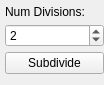
                         <widget class="QWidget" name="page_13">
                          <property name="geometry">
                           <rect>
                            <x>0</x>
                            <y>0</y>
                            <width>104</width>
                            <height>85</height>
                           </rect>
                          </property>
                          <attribute name="label">
                           <string>Densify</string>
                          </attribute>
                          <attribute name="toolTip">
                           <string>Densify (Global)</string>
                          </attribute>
                          <layout class="QVBoxLayout" name="verticalLayout_21">
                           <property name="spacing">
                            <number>5</number>
                           </property>
                           <property name="leftMargin">
                            <number>5</number>
                           </property>
                           <property name="topMargin">
                            <number>5</number>
                           </property>
                           <property name="rightMargin">
                            <number>0</number>
                           </property>
                           <property name="bottomMargin">
                            <number>5</number>
                           </property>
                           <item>
                            <widget class="QLabel" name="label_12">
                             <property name="text">
                              <string>Num Divisions:</string>
                             </property>
                            </widget>
                           </item>
                           <item>
                            <widget class="QSpinBox" name="sbDensifyDivisionsG">
                             <property name="minimum">
                              <number>1</number>
                             </property>
                             <property name="maximum">
                              <number>20</number>
                             </property>
                             <property name="value">
                              <number>2</number>
                             </property>
                            </widget>
                           </item>
                           <item>
                            <widget class="QPushButton" name="btnDensifyG">
                             <property name="text">
                              <string>Subdivide</string>
                             </property>
                            </widget>
                           </item>
                           <item>
                            <spacer name="verticalSpacer_8">
                             <property name="orientation">
                              <enum>Qt::Vertical</enum>
                             </property>
                             <property name="sizeHint" stdset="0">
                              <size>
                               <width>20</width>
                               <height>40</height>
                              </size>
                             </property>
                            </spacer>
                           </item>
                          </layout>
                         </widget>
